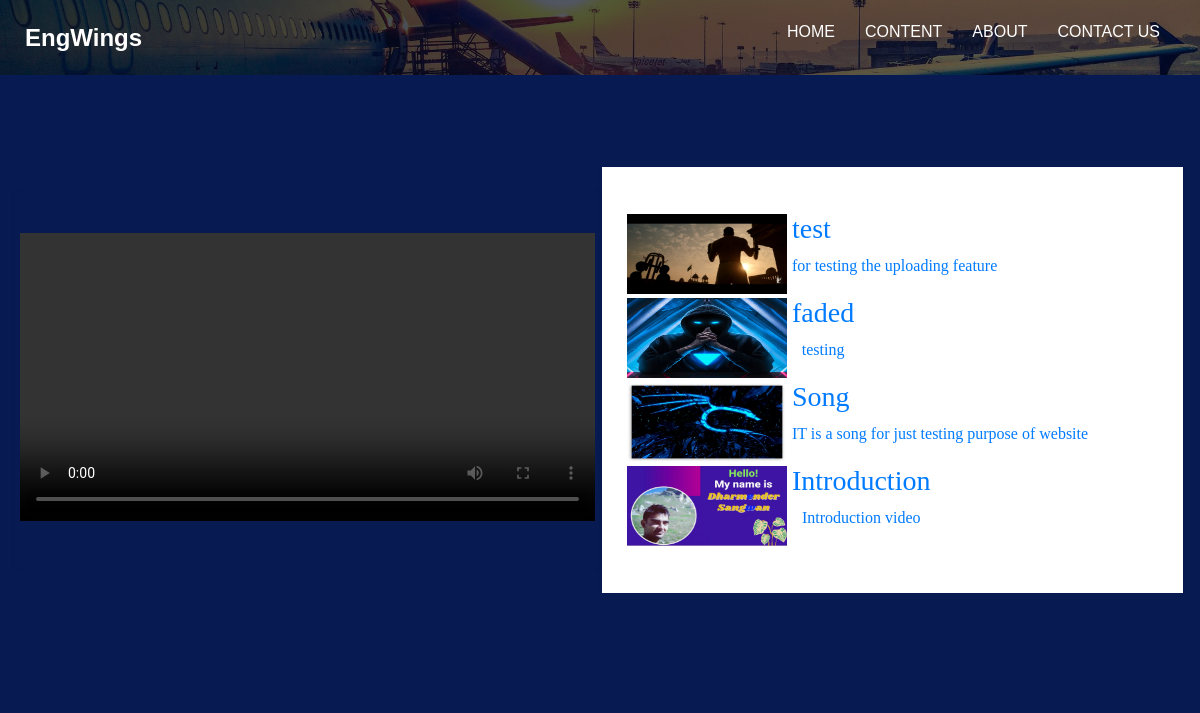
The page /content on the database its author committed.
### wings/models.py (models this page shows, shortened)
class Videos(models.Model):
    thumbnail = models.ImageField(upload_to="pics")
    title = models.CharField(max_length=200)
    video =models.FileField(upload_to="wings/%y")
    udate =models.CharField(max_length=100)
    disc  =models.TextField()

### wings/views.py (the view)
# urls.py: path('content',views.content, name='content'),
def content(request):
    videos = Videos.objects.all()
    front =Videos.objects.get(title='Introduction')
    return render(request,'content.html',{"videos":videos,"front":front})

### templates/content.html (shortened to what this page needs)
{% load static %}
<!DOCTYPE html>
<html>
<head>
  <link rel="stylesheet" type="text/css" href="{% static 'css/bootstrap.css'%}" />
  <link rel="stylesheet" type="text/css" href="{% static 'https://cdnjs.cloudflare.com/ajax/libs/OwlCarousel2/2.3.4/assets/owl.carousel.min.css' %}" />
  <link href="{% static 'css/content.css'%}" rel="stylesheet" />
  <link href="{% static 'css/responsive.css'%}" rel="stylesheet" />
</head>
<body class="sub_page">
  <div class="hero_area">
    <div class="hero_bg_box">
      <div class="img-box">
        <img src="{% static 'images/hero-bg.jpg'%}" alt="">
      </div>
    </div>
    <header class="header_section">
      <div class="header_bottom">
        <div class="container-fluid">
          <nav class="navbar navbar-expand-lg custom_nav-container">
            <a class="navbar-brand" href="/">
              <span>
                EngWings
              </span>
            </a>
            <div class="collapse navbar-collapse ml-auto" id="navbarSupportedContent">
              <ul class="navbar-nav  ">
                <li class="nav-item ">
                  <a class="nav-link" href="/">Home <span class="sr-only">(current)</span></a>
                </li>
                <li class="nav-item">
                  <a class="nav-link" href="/content"> Content </a>
                </li>
                <li class="nav-item active">
                  <a class="nav-link" href="/about"> About</a>
                </li>
                <li class="nav-item">
                  <a class="nav-link" href="/contact">Contact us</a>
                </li>
              </ul>
            </div>
          </nav>
        </div>
      </div>
    </header>
  </div>
  <section class="content_section layout_padding">
    <div class="container">
      <div class="row">
        <div class="col-lg-6 px-0">
          <div class="item1">
            <video class="front" controls="controls">
                <source src="{{front.video.url}}" type="video/mp4" />
            </video>
        </div>
        </div>
        <div class="col-lg-6 px-0">
            <div class="item2">
                <div class="scroll_bar">
                    <div class="col">
                        {% for video in videos %}
                        <div class="OptionContainer" height="300px">
                            <a href="/front/{{video.title}}">
                                <div class="scrolitem">
                                    <div class="thumb">
                                        <img src="{{video.thumbnail.url}}" alt="">
                                    </div>
                                    <div class="disc">
                                        <h3>{{video.title}}</h3>
                                        <p class="text-center mt-2 mb-2"> {{video.disc}}</p>
                                    </div>
                                </div>
                            </a>
                        </div>
                        {% endfor %}
                    </div>
                </div>
            </div>
          </div>
        </div>
      </div>
  </section>
</body>
</html>

### static/css/content.css (style rules this page uses)
body { font-family: "Poppins", sans-serif; color: #0c0c0c; background-color: #071a52; }
.layout_padding { padding-top: 90px; padding-bottom: 90px; }
.hero_area { min-height: 100vh; display: -webkit-box; display: -ms-flexbox; display: flex; -webkit-box-orient: vertical; -webkit-box-direction: normal; -ms-flex-direction: column; flex-direction: column; position: relative; }
.sub_page .hero_area { height: auto; }
.sub_page .hero_bg_box::before { background: -webkit-gradient(linear, left top, right top, from(rgba(0, 0, 0, 0.7)), to(rgba(0, 0, 0, 0.45))); background: linear-gradient(to right, rgba(0, 0, 0, 0.7), rgba(0, 0, 0, 0.45)); }
.sub_page .header_section { border: none; }
.hero_bg_box { position: absolute; top: 0; left: 0; width: 100%; height: 100%; overflow: hidden; z-index: -1; display: -webkit-box; display: -ms-flexbox; display: flex; -webkit-box-pack: center; -ms-flex-pack: center; justify-content: center; }
.hero_bg_box .img-box { width: 100%; }
.hero_bg_box .img-box img { width: 100%; height: 100%; -o-object-fit: cover; object-fit: cover; }
.hero_bg_box::before { content: ""; position: absolute; top: 0; left: 0; width: 100%; height: 100%; background: -webkit-gradient(linear, left top, right top, from(rgba(0, 0, 0, 0.7)), to(rgba(0, 0, 0, 0.25))); background: linear-gradient(to right, rgba(0, 0, 0, 0.7), rgba(0, 0, 0, 0.25)); }
.sub_page .hero_area { min-height: auto; }
.sub_page .custom_nav-container.navbar-expand-lg .navbar-nav .nav-item .nav-link { padding-bottom: 21px; }
.header_section { padding: 0; background-color: rgba(7, 26, 82, 0.25); border-bottom: 1px solid #ffffff; }
.header_section .container-fluid { padding-right: 25px; padding-left: 25px; }
.header_bottom { padding: 10px 0; }
#navbarSupportedContent { -webkit-box-pack: justify; -ms-flex-pack: justify; justify-content: space-between; }
.custom_nav-container { z-index: 99999; padding: 0; }
.custom_nav-container .navbar-nav { margin-left: auto; }
.custom_nav-container .navbar-nav .nav-item .nav-link { padding: 0; padding: 10px 15px; color: #ffffff; text-align: center; text-transform: uppercase; -webkit-transition: all .2s; transition: all .2s; }
a, a:hover, a:focus { text-decoration: none; }
.navbar-brand { display: -webkit-box; display: -ms-flexbox; display: flex; -webkit-box-orient: vertical; -webkit-box-direction: normal; -ms-flex-direction: column; flex-direction: column; -webkit-box-align: center; -ms-flex-align: center; align-items: center; }
.navbar-brand span { font-weight: bold; color: #ffffff; font-size: 24px; }
.content_section { background-color: #071a52; }
.content_section .row { -webkit-box-align: center; -ms-flex-align: center; align-items: center; }
.scroll_bar a img { width:10rem; height: 5rem; }
.scroll_bar { background-color: #ffffff; padding: 45px 5px; -webkit-box-shadow: 0 0 5px 0 rgba(0, 0, 0, 0.05); box-shadow: 0 0 5px 0 rgba(0, 0, 0, 0.05); position: relative; margin: 2px; display: flex; }
.scroll_bar { display: flex; }
.thumb { padding: 2px 5px; }
.scrolitem { font-family: Georgia, 'Times New Roman', Times, serif; display: flex; flex-direction: row; }
.front { width:100%; }
.item1 { padding: 40px 5px; -webkit-box-shadow: 0 0 5px 0 rgba(0, 0, 0, 0.05); box-shadow: 0 0 5px 0 rgba(0, 0, 0, 0.05); position: relative; display: block; }

### static/css/responsive.css (style rules this page uses)
@media (min-width: 1200px) { .container { max-width: 1170px; } }

### rows shown on the page
Videos: thumbnail (picture), title "test", disc "for testing the uploading feature"
Videos: thumbnail (picture), title "faded", disc "testing"
Videos: thumbnail (picture), title "Song", disc "IT is a song for just testing purpose of website"
Videos: thumbnail (picture), title "Introduction", disc "Introduction video"
